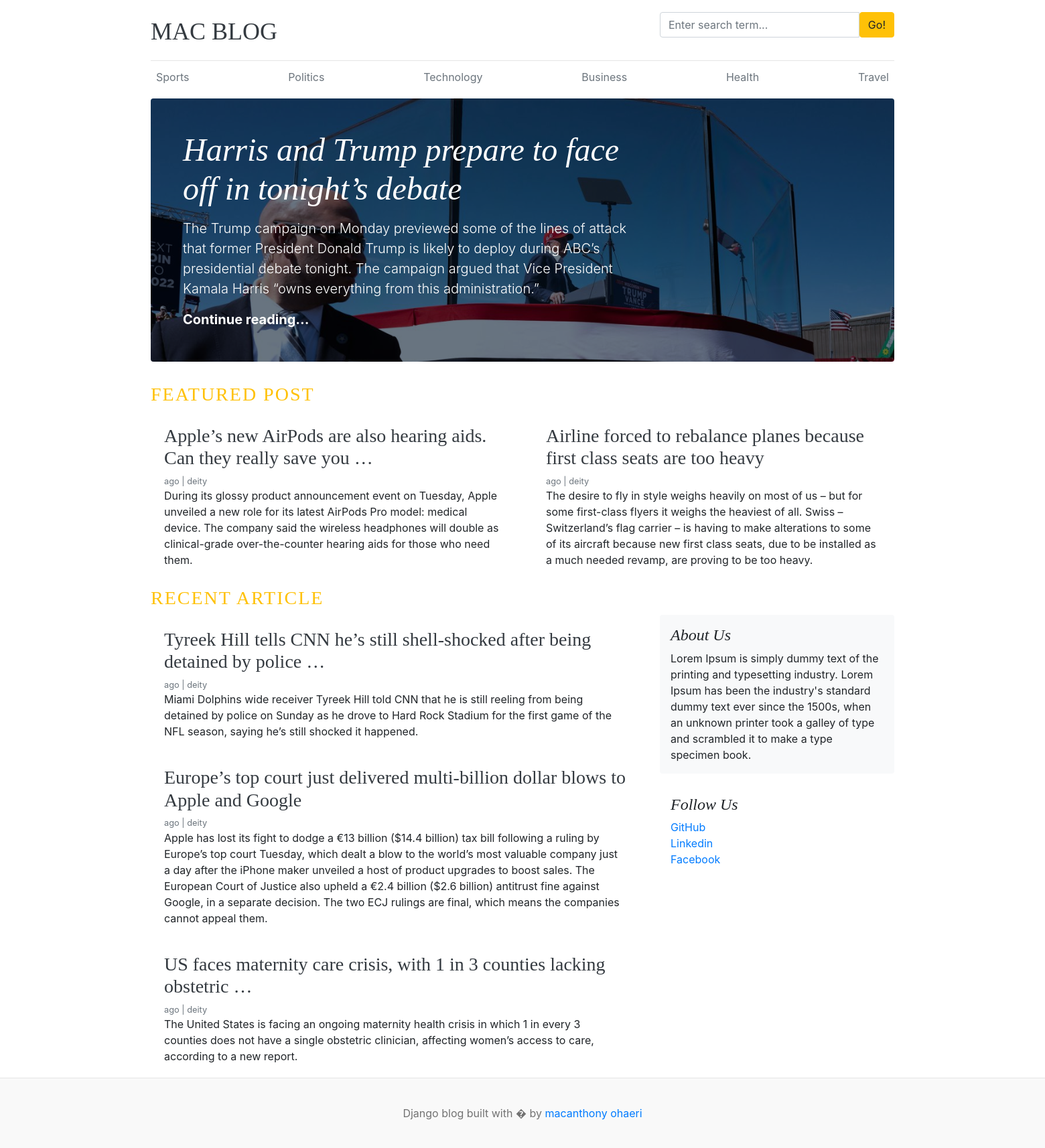
The page / on the database its author committed.
### blog_app/models.py (models this page shows, shortened)
class Category(models.Model):
    category_name = models.CharField(max_length=250)
    created_at = models.DateTimeField(auto_now_add=True)
    updated = models.DateTimeField(auto_now=True)
    def __str__(self):
        return self.category_name
    class Meta:
        verbose_name_plural = "categories"

class Blog(models.Model):
    title = models.CharField(max_length=250)
    slug = models.SlugField(max_length=250, blank=True, unique=True)
    category = models.ForeignKey(Category, on_delete=models.CASCADE)
    author = models.ForeignKey(User, on_delete=models.CASCADE)
    feature_image = models.ImageField(upload_to='upload/%Y/%M/%D/')
    short_description = models.TextField(max_length=5000)
    blog_body = models.TextField(max_length=10000, default='')
    status = models.CharField(max_length=20, choices=STATUS_CHOICES, default='Draft')
    is_featured = models.BooleanField(default=False)
    created = models.DateTimeField(auto_now_add=True)
    updated = models.DateTimeField(auto_now=True)

### About_US/models.py (models this page shows, shortened)
class About(models.Model):
    about_heading = models.CharField(max_length=25)
    about_description = models.TextField(max_length=255)
    created_at = models.DateTimeField(auto_now_add=True)
    updated_at = models.DateTimeField(auto_now=True)
    class Meta:
        verbose_name_plural = 'About'

class SocialLink(models.Model):
    platform = models.CharField(max_length=25)
    link = models.URLField(max_length=100)
    created_at = models.DateTimeField(auto_now_add=True)
    updated_at = models.DateTimeField(auto_now=True)

### blog_app/views.py (the view)
# urls.py: path('', views.home, name='home'),
def home(request):
    featured_post = Blog.objects.filter(is_featured=True)  #.order_by('updated_at')
    posts = Blog.objects.filter(is_featured=False)
    try:
        about = About.objects.get()
    except:
        about = None
    context = {
        'featured_post': featured_post,
        'posts': posts,
        'about': about,
    }
    return render(request, 'home.html', context)

### blog_app/context_processors.py (called while the page is built)
def get_categories(request):
    categories = Category.objects.all()
    return dict(categories=categories)

def get_social_links(request):
    social_links = SocialLink.objects.all()
    return dict(social_links=social_links)

### templates/home.html
{% extends 'base.html' %}
{% block content %}
{% for post in featured_post  %}
{% if forloop.first %}
<div class="jumbotron p-3 p-md-5 text-white rounded bg-dark" style="background-image: url({{post.feature_image.url}});background-blend-mode: overlay;background-size:cover;">
    <div class="col-md-8 px-0">
      <h1 class="display-4 font-italic">{{post.title}}</h1>
      <p class="lead my-3">{{post.short_description}}</p>
      <p class="lead mb-0"><a href="{% url 'blogs' post.slug %}" class="text-white font-weight-bold">Continue reading...</a></p>
    </div>
  </div>
{% endif %}
{% endfor %}
  <h3 class="text-uppercase text-warning" style="letter-spacing: 2px;">Featured Post</h3>
  <div class="row mb-2">
  {% for post in featured_post  %}
    {% if not forloop.first %}
    <div class="col-md-6">
      <div class="card border-0" >
        <div class="card-body">
          <h3><a href="{% url 'blogs' post.slug %}" class="text-dark">{{post.title | truncatewords:12 }}</a></h3>
          <small class="mb-1 text-muted">{{post.updated_at | timesince}} ago | {{post.author}}</small>
          <p class="card-text">{{post.short_description}}</p>
        </div>
      </div>
    </div>
  {% endif %}
  {% endfor %}
   </div>
  <h3 class="text-uppercase text-warning" style="letter-spacing: 2px;">Recent Article</h3>
  <main role="main" class="container p-0">
    <div class="row">
      <div class="col-md-8 blog-main">
        {% for post in posts %}
          <div class="card border-0" >
            <div class="card-body">
              <h3><a href="{% url 'blogs' post.slug %}" class="text-dark">{{post.title | truncatewords:12}}</a></h3>
              <small class="mb-1 text-muted">{{post.updated_at | timesince}} ago | {{post.author}}</small>
              <p class="card-text">{{post.short_description}}</p>
            </div>
          </div>
        {% endfor %}
      </div>
      <aside class="col-md-4 blog-sidebar">
        <div class="p-3 mb-3 bg-light rounded">
          <h4 class="font-italic">{{about.about_heading}}</h4>
          <p class="mb-0">{{about.about_description}}</p>
        </div>
        {% if  social_links %}
        <div class="p-3">
          <h4 class="font-italic">Follow Us</h4>
          <ol class="list-unstyled">
          {% for i in social_links %}
            <li><a href="{{i.link}}" target="_blank">{{i.platform}}</a></li>
        {% endfor %}
          </ol>
        </div>
        {% endif %}
      </aside>
    </div>
  </main>
</div>
{% endblock %}

### templates/base.html (shortened to what this page needs)
{% load static %}
<html lang="en">
<head>
    <link href="https://getbootstrap.com/docs/4.0/dist/css/bootstrap.min.css" rel="stylesheet">
    <link href="{% static 'css/blog.css' %}" rel="stylesheet">
    <link rel="stylesheet" href="https://cdnjs.cloudflare.com/ajax/libs/font-awesome/4.7.0/css/font-awesome.min.css"
  </head>
<body>
    <div class="container">
      <header class="blog-header py-3">
        <div class="row flex-nowrap justify-content-between align-items-center">
          <div class="col-8 pt-1">
            <a class="blog-header-logo text-dark" href="{% url 'home' %}">MAC BLOG</a>
          </div>
            <div class="col-4">
                <form action="{% url 'search' %}" method="GET">
                      <div class="input-group">
                        <input class="form-control" type="text" name="keyword" value="{{keyword}}" placeholder="Enter search term..." aria-label="Enter search term..." aria-describedby="button-search" />
                        <button type="submit" class="btn btn-warning" id="button-search" type="button">Go!</button>
                    </div>
                </form>
            </div>
          <div class="col-4 d-flex justify-content-end align-items-center">
          </div>
        </div>
      </header>
      <div class="nav-scroller py-1 mb-2">
        <nav class="nav d-flex justify-content-between">
          {% for cat in categories %}
          <a class="p-2 text-muted" href="{% url 'post_by_category' cat.pk %}">{{cat}}</a>
          {% endfor %}
        </nav>
      </div>
{% block content %}
{% endblock %}
    <footer class="blog-footer">
      <p>Django blog built with � by <a href="#">macanthony ohaeri</a></p>
    </footer>
</body>
</html>

### blog_app/static/css/blog.css (style rules this page uses)
.blog-header { border-bottom: 1px solid #e5e5e5; }
.blog-header-logo { font-family: "Playfair Display", Georgia, "Times New Roman", serif; font-size: 2.25rem; }
h1, h2, h3, h4, h5, h6 { font-family: "Playfair Display", Georgia, "Times New Roman", serif; }
.display-4 { font-size: 2.5rem; }
@media (min-width: 768px) { .display-4 { font-size: 3rem; } }
.blog-footer { padding: 2.5rem 0; color: #727272; text-align: center; background-color: #f9f9f9; border-top: .05rem solid #e5e5e5; }
.blog-footer p:last-child { margin-bottom: 0; }

### rows shown on the page
Category: category_name "Sports"
Category: category_name "Politics"
Category: category_name "Technology"
Category: category_name "Business"
Category: category_name "Health"
Category: category_name "Travel"
Blog: feature_image (picture), title "Harris and Trump prepare to face off in tonight’s debate", short_description "The Trump campaign on Monday previewed some of the lines of attack that former President Donald Trump is likely to deploy during ABC’s presidential debate tonight. The campaign argued that Vice President Kamala Harris “owns everything from this administration.”"
Blog: title "Apple’s new AirPods are also hearing aids. Can they really save you …", author "deity", short_description "During its glossy product announcement event on Tuesday, Apple unveiled a new role for its latest AirPods Pro model: medical device. The company said the wireless headphones will double as clinical-grade over-the-counter hearing aids for those who need them."
Blog: title "Airline forced to rebalance planes because first class seats are too heavy", author "deity", short_description "The desire to fly in style weighs heavily on most of us – but for some first-class flyers it weighs the heaviest of all. Swiss – Switzerland’s flag carrier – is having to make alterations to some of its aircraft because new first class seats, due to be installed as a much needed revamp, are proving to be too heavy."
Blog: title "Tyreek Hill tells CNN he’s still shell-shocked after being detained by police …", author "deity", short_description "Miami Dolphins wide receiver Tyreek Hill told CNN that he is still reeling from being detained by police on Sunday as he drove to Hard Rock Stadium for the first game of the NFL season, saying he’s still shocked it happened."
Blog: title "Europe’s top court just delivered multi-billion dollar blows to Apple and Google", author "deity", short_description "Apple has lost its fight to dodge a €13 billion ($14.4 billion) tax bill following a ruling by Europe’s top court Tuesday, which dealt a blow to the world’s most valuable company just a day after the iPhone maker unveiled a host of product upgrades to boost sales. The European Court of Justice also upheld a €2.4 billion ($2.6 billion) antitrust fine against Google, in a separate decision. The two ECJ rulings are final, which means the companies cannot appeal them."
Blog: title "US faces maternity care crisis, with 1 in 3 counties lacking obstetric …", author "deity", short_description "The United States is facing an ongoing maternity health crisis in which 1 in every 3 counties does not have a single obstetric clinician, affecting women’s access to care, according to a new report."
About: about_heading "About Us", about_description "Lorem Ipsum is simply dummy text of the printing and typesetting industry. Lorem Ipsum has been the industry's standard dummy text ever since the 1500s, when an unknown printer took a galley of type and scrambled it to make a type specimen book."
SocialLink: platform "GitHub"
SocialLink: platform "Linkedin"
SocialLink: platform "Facebook"
